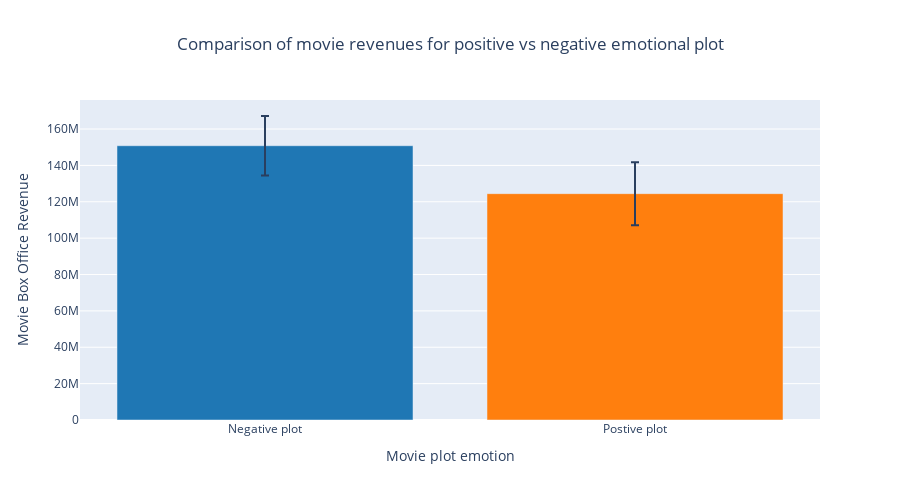

Notebook source saved alongside this figure:
### Code cell
# Export figure

positive_movies = matched_dataframe[matched_dataframe['Plot_class']=='Positive']
negative_movies = matched_dataframe[matched_dataframe['Plot_class']=='Negative'] 

positive_mean = positive_movies['Movie_box_office_revenue'].mean()
negative_mean = negative_movies['Movie_box_office_revenue'].mean()

positive_ci = 1.96 * positive_movies['Movie_box_office_revenue'].std() / np.sqrt(len(positive_movies))
negative_ci = 1.96 * negative_movies['Movie_box_office_revenue'].std() / np.sqrt(len(negative_movies))

# Create the figure
fig = go.Figure()

# Add bar plots
categories = ['Negative plot', 'Postive plot']
means = [negative_mean, positive_mean]
cis = [negative_ci, positive_ci]
colors = ['#1f77b4', '#ff7f0e']

for category, mean, ci, color in zip(categories, means, cis, colors):
    fig.add_trace(go.Bar(
        name=category,
        x=[category],
        y=[mean],
        error_y=dict(type='data', array=[ci], visible=True),
        marker_color=color
    ))

# Customize the layout
fig.update_layout(
    height=500,
    title='Comparison of movie revenues for positive vs negative emotional plot',
    title_x=0.5,
    xaxis=dict(title='Movie plot emotion'),
    yaxis=dict(title='Movie Box Office Revenue'),
    showlegend=False
)

# Save the plot as an interactive HTML file
fig.write_html("./plot_class_box_office.html")

# Show the plot
fig.show()

### Figure 1 — Plotly figure (JSON) as saved in the notebook; plotly's stock layout.template omitted (floating-point values rounded to 4 significant figures)
{"data": [{"error_y": {"array": [16350000.0], "type": "data", "visible": true}, "marker": {"color": "#1f77b4"}, "name": "Negative plot", "type": "bar", "x": ["Negative plot"], "y": [150800000.0]}, {"error_y": {"array": [17320000.0], "type": "data", "visible": true}, "marker": {"color": "#ff7f0e"}, "name": "Postive plot", "type": "bar", "x": ["Postive plot"], "y": [124500000.0]}], "layout": {"height": 500, "showlegend": false, "title": {"text": "Comparison of movie revenues for positive vs negative emotional plot", "x": 0.5}, "xaxis": {"title": {"text": "Movie plot emotion"}}, "yaxis": {"title": {"text": "Movie Box Office Revenue"}}}}
